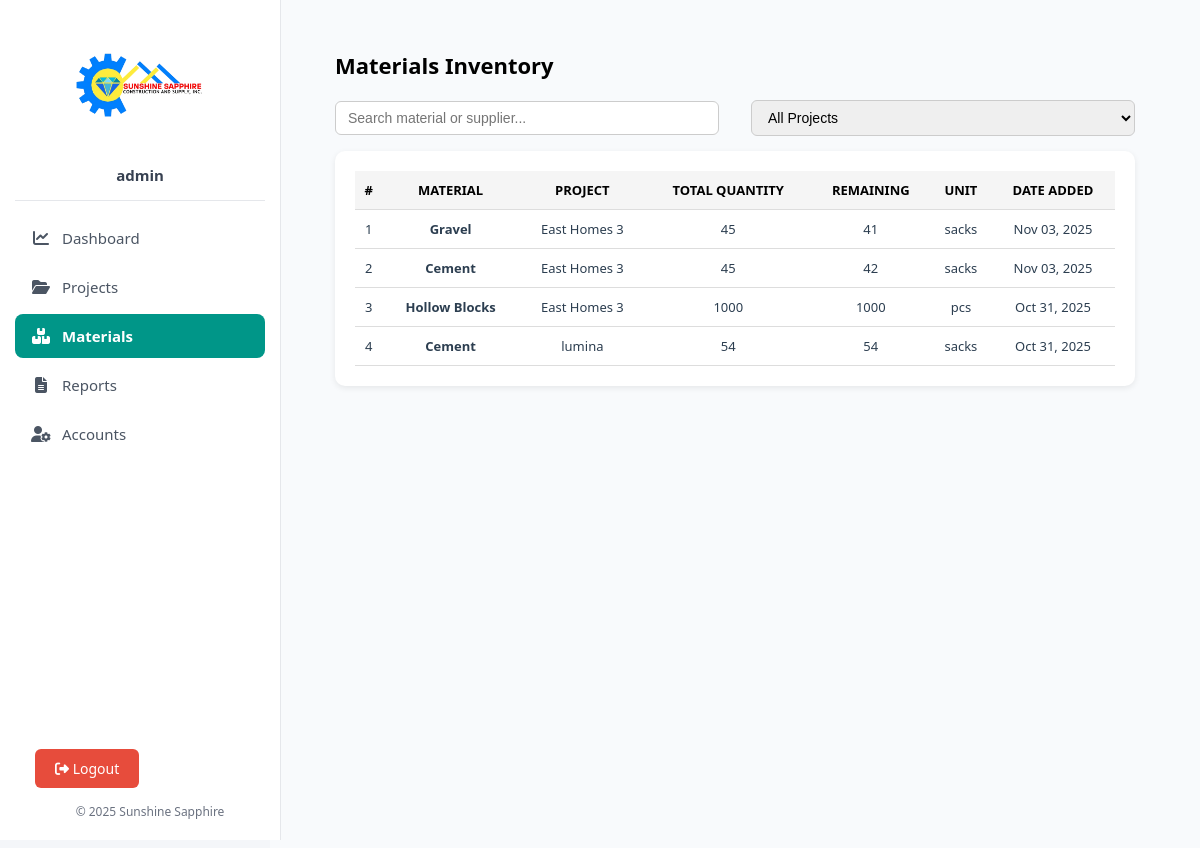
The page /materials/materials.php (signed in) on the database as committed earlier.
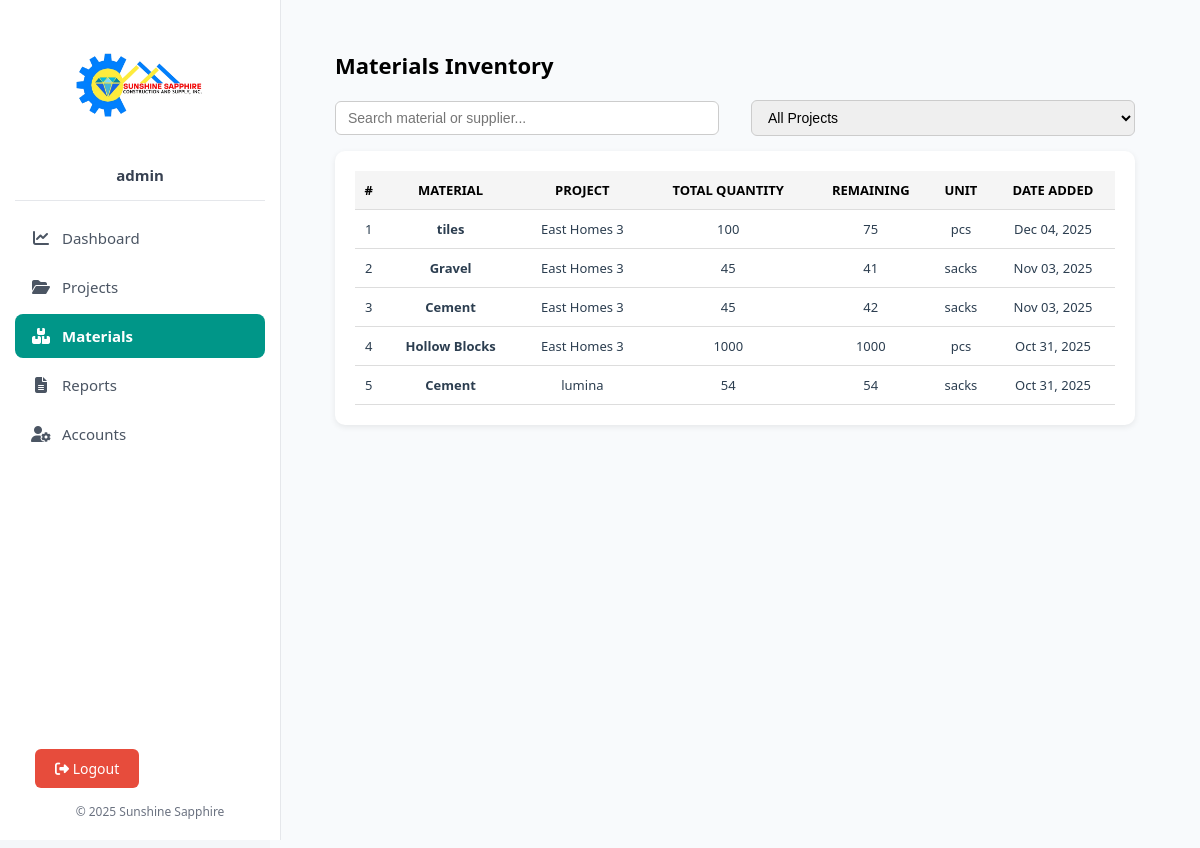
The same page on the database as committed later.
### tables this page shows
CREATE TABLE `materials` (
  `id` int(11) NOT NULL,
  `project_id` int(11) NOT NULL,
  `name` varchar(255) NOT NULL,
  `supplier` varchar(255) DEFAULT NULL,
  `total_quantity` decimal(10,2) NOT NULL DEFAULT 0.00,
  `remaining_quantity` decimal(10,2) NOT NULL DEFAULT 0.00,
  `unit_of_measurement` varchar(50) NOT NULL,
  `purpose` varchar(255) DEFAULT NULL,
  `created_at` timestamp NOT NULL DEFAULT current_timestamp()
);

CREATE TABLE `projects` (
  `id` int(11) NOT NULL,
  `name` varchar(255) NOT NULL,
  `location` varchar(255) DEFAULT NULL,
  `units` int(11) NOT NULL,
  `progress` int(11) DEFAULT 0,
  `status` enum('Ongoing','Completed','Pending') NOT NULL DEFAULT 'Pending',
  `is_deleted` tinyint(1) DEFAULT 0,
  `deleted_at` datetime DEFAULT NULL,
  `created_at` timestamp NOT NULL DEFAULT current_timestamp(),
  `folder_path` varchar(255) DEFAULT NULL
);

### materials/materials.php (the view, shortened to what this page needs)
<?php
require_once __DIR__ . '/../includes/header.php';
require_once __DIR__ . '/../includes/db.php';
$query = "
    SELECT m.id, m.name, m.project_id, m.total_quantity, m.remaining_quantity, m.unit_of_measurement, m.purpose, m.created_at, p.name AS project_name
    FROM materials m
    LEFT JOIN projects p ON m.project_id = p.id
    ORDER BY m.created_at DESC
";
$result = $conn->query($query);
?>
<div class="content-container">
    <div class="page-header">
        <h2>Materials Inventory</h2>
    </div>
    <div class="filter-bar">
        <input type="text" id="searchInput" placeholder="Search material or supplier...">
        <select id="projectFilter">
            <option value="">All Projects</option>
        </select>
    </div>
    <div class="card">
        <div class="table-responsive">
            <table class="data-table">
                <thead>
                    <tr>
                        <th>#</th>
                        <th>Material</th>
                        <th>Project</th>
                        <th>Total Quantity</th>
                        <th>Remaining</th>
                        <th>Unit</th>
                        <th>Date Added</th>
                    </tr>
                </thead>
                <tbody>
                    <?php
                    if ($result && $result->num_rows > 0) {
                        $counter = 1;
                        while ($row = $result->fetch_assoc()) {
                            $total_qty = intval($row['total_quantity']);
                            $remaining_qty = intval($row['remaining_quantity']);
                            $lowStock = ($total_qty > 0) && (($remaining_qty / $total_qty) < 0.2);
                            $rowClass = $lowStock ? "low-stock" : "";
                            echo "<tr class='{$rowClass}'>
                                <td>{$counter}</td>
                                <td class='highlight' style='color:#2c3e50; font-weight:600;'>{$row['name']}</td>
                                <td>{$row['project_name']}</td>
                                <td>{$total_qty}</td>
                                <td>{$remaining_qty}</td>
                                <td>{$row['unit_of_measurement']}</td>
                                <td>" . date('M d, Y', strtotime($row['created_at'])) . "</td>
                            </tr>";
                            $counter++;
                        }
                    } else {
                        echo "<tr><td colspan='7' class='empty'>No materials found.</td></tr>";
                    }
                    ?>
                </tbody>
            </table>
        </div>
    </div>
</div>
<?php require_once __DIR__ . '/../includes/footer.php'; ?>

Rows that differ between the two databases and show on the page:
added materials: name "tiles", project.name "East Homes 3", total_quantity "100", remaining_quantity "75", unit_of_measurement "pcs", created_at "Dec 04, 2025"
